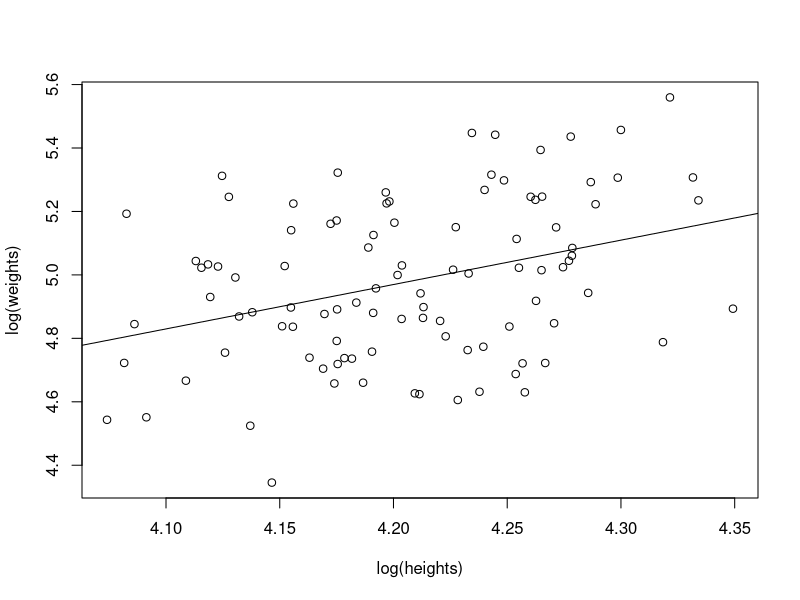

The R script that drew this image:
## ---- chunk 1
require(arm)
## ---- chunk 2
# create vector of log heights (where 50% of the population is female)
female.heights <- rnorm(n=50, mean=63.8, sd=3) # females
male.heights <- rnorm(n=50, mean=69.7, sd=3.1) # males
heights <- c(female.heights, male.heights) 
log.heights <- log(heights)

# create a vector of log weights based on the formula given in the the exercise
log.weights <- -3.5 + 2 * log.heights + rnorm(n=length(heights), mean=0, sd=0.25)

# fit linear model
df <- data.frame(cbind(log.weights=log.weights, log.heights=log.heights))
m1 <- lm(log.weights ~ log.heights, data=df)
display(m1)

# plot regression line
plot(log.heights, log.weights, xlab="log(heights)", ylab="log(weights)")
abline(m1)
